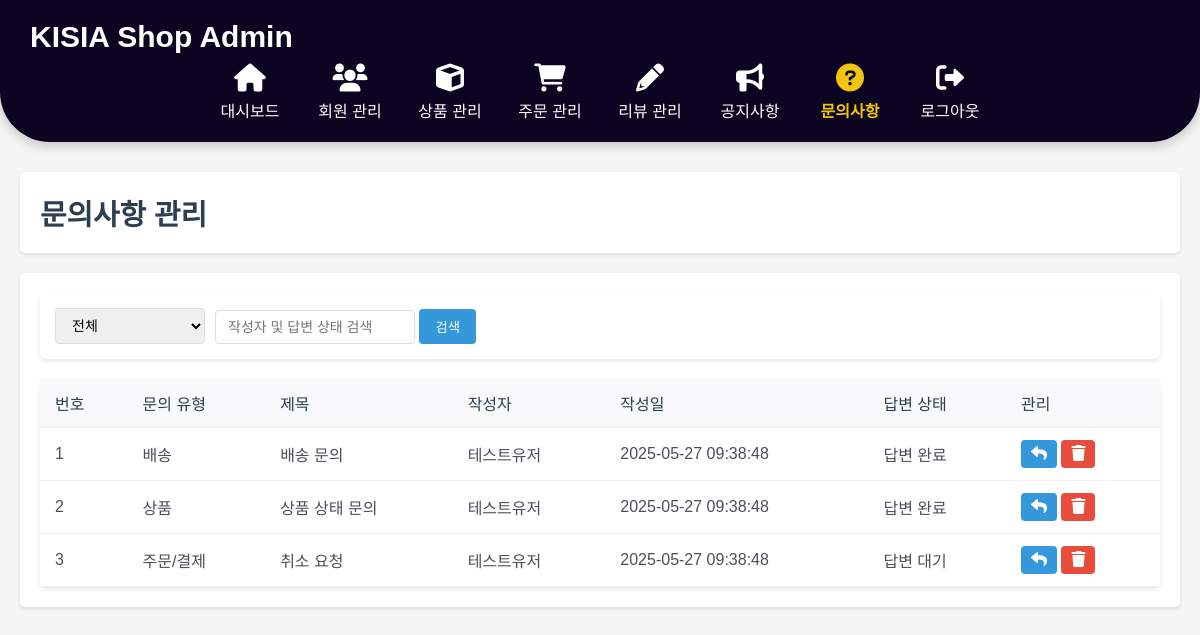
/admin/inquiries.php (signed in), run on the app's committed database.
### tables this page shows
CREATE TABLE IF NOT EXISTS inquiry (
    id INT PRIMARY KEY AUTO_INCREMENT,
    user_id INT,
    title VARCHAR(255),
    content TEXT,
    is_secret BOOLEAN,
    type VARCHAR(50) NOT NULL,
    created_at DATETIME DEFAULT CURRENT_TIMESTAMP,
    secret_password VARCHAR(255),
    inquiry_status VARCHAR(50) NOT NULL DEFAULT '답변 대기',
    answer TEXT,
    answer_at DATETIME,
    FOREIGN KEY (user_id) REFERENCES users(id) ON DELETE SET NULL
);

CREATE TABLE IF NOT EXISTS users (
    id INT AUTO_INCREMENT PRIMARY KEY,
    userId VARCHAR(50) NOT NULL UNIQUE,
    email VARCHAR(100) NOT NULL,
    password VARCHAR(255) NOT NULL,
    name VARCHAR(50) NOT NULL,
    phone VARCHAR(20),
    address VARCHAR(255),
    postcode VARCHAR(10),
    address_detail VARCHAR(255),
    point INT DEFAULT 0,
    role VARCHAR(10) NOT NULL DEFAULT 'USER',
    created_at DATETIME DEFAULT CURRENT_TIMESTAMP
);

### admin/inquiries.php (the view, shortened to what this page needs)
<?php
require_once '../mainmenu/common/db.php';
$search_query = $_GET['search_query'] ?? '';
?>
<!DOCTYPE html>
<html lang="ko">
<head>
    <link rel="stylesheet" href="css/admin.css">
    <link rel="stylesheet" href="https://cdnjs.cloudflare.com/ajax/libs/font-awesome/6.0.0/css/all.min.css">
</head>
<body>
    <div class="admin-container">
        <?php include 'topbar.php'; ?>
        <div class="main-content">
            <header class="admin-header">
                <h1>문의사항 관리</h1>
            </header>
            <div class="content-wrapper">
                <div class="filters">
                    <select id="typeFilter">
                        <option value="전체">전체</option>
                    </select>
                    <form method="GET" action="">
                        <input type="text" name="search_query" placeholder="작성자 및 답변 상태 검색" value="<?= $_GET['search_query'] ?? '' ?>">
                        <button type="submit">검색</button>
                    </form>
                </div>
                <table class="table">
                    <thead>
                        <tr>
                            <th>번호</th>
                            <th>문의 유형</th>
                            <th>제목</th>
                            <th>작성자</th>
                            <th>작성일</th>
                            <th>답변 상태</th>
                            <th>관리</th>
                        </tr>
                    </thead>
                    <tbody>
                        <?php
                            if ($search_query !== '') {
                                $sql = "SELECT i.*, u.name AS user_name
                                        FROM inquiry i
                                        JOIN users u ON i.user_id = u.id
                                        WHERE u.name LIKE ? OR inquiry_status LIKE ?
                                        ORDER BY id ASC";
                                $stmt = mysqli_prepare($conn, $sql);
                                $param = '%' . $search_query . '%';
                                mysqli_stmt_bind_param($stmt, 'ss', $param, $param);
                                mysqli_stmt_execute($stmt);
                                $result = mysqli_stmt_get_result($stmt);
                            } else {
                                $sql = "SELECT i.*, u.name AS user_name
                                        FROM inquiry i
                                        JOIN users u ON i.user_id = u.id
                                        ORDER BY i.created_at DESC";
                                $result = mysqli_query($conn, $sql);
                            }
                            if ($result && mysqli_num_rows($result) > 0) {
                                while ($inquiry = mysqli_fetch_assoc($result)) {
                                    echo "<tr onclick=\"toggleDetail(" . htmlspecialchars($inquiry['id']) . ")\" style=\"cursor: pointer;\">";
                                    echo "<td>" . htmlspecialchars($inquiry['id']) . "</td>";
                                    echo "<td>" . htmlspecialchars($inquiry['type']) . "</td>";
                                    echo "<td>" . htmlspecialchars($inquiry['title']) . "</td>";
                                    echo "<td>" . htmlspecialchars($inquiry['user_name']) . "</td>";
                                    echo "<td>" . htmlspecialchars($inquiry['created_at']) . "</td>";
                                    echo "<td>" . htmlspecialchars($inquiry['inquiry_status']) . "</td>";
                                    echo "<td>
                                            <a href='inquiries_answer.php?id=" . htmlspecialchars($inquiry['id']) . "' class='edit-btn' title='문의답변'>
                                                <i class='fa fa-reply'></i>
                                            </a>
                                            <a href='admin_delete.php?id=" . htmlspecialchars($inquiry['id']) . "&type=inquiry' class='delete-btn' title='삭제'>
                                                <i class='fas fa-trash'></i>
                                            </a>
                                          </td>";
                                    echo "</tr>";
                                }
                            } else {
                                echo "<tr><td colspan='7' class='no-data'>등록된 문의사항이 없습니다.</td></tr>";
                            }
                        ?>
                    </tbody>
                </table>
            </div>
        </div>
    </div>
</body>
</html>

### admin/css/admin.css (style rules this page uses)
* { margin: 0; padding: 0; box-sizing: border-box; }
body { font-family: 'Noto Sans KR', sans-serif; background-color: #f5f5f5; }
.main-content { margin-top: 10px; padding: 20px; }
.admin-header { background-color: white; padding: 20px; border-radius: 5px; box-shadow: 0 2px 4px rgba(0,0,0,0.1); margin-bottom: 20px; display: flex; justify-content: space-between; align-items: center; }
.admin-header h1 { font-size: 1.8rem; color: #2c3e50; }
.content-wrapper { background-color: white; padding: 20px; border-radius: 5px; box-shadow: 0 2px 4px rgba(0,0,0,0.1); }
.filters { display: flex; gap: 10px; margin-bottom: 20px; background-color: white; padding: 15px; border-radius: 5px; box-shadow: 0 2px 4px rgba(0,0,0,0.1); align-items: center; }
.filters select, .filters input { padding: 8px 12px; border: 1px solid #ddd; border-radius: 4px; font-size: 14px; outline: none; }
.filters select { width: 150px; }
.filters input[type="text"] { width: 200px; }
.filters button { padding: 8px 16px; background-color: #3498db; color: white; border: none; border-radius: 4px; cursor: pointer; transition: background-color 0.3s; text-decoration: none; display: inline-block; }
.table { width: 100%; border-collapse: collapse; margin-top: 20px; background-color: white; border-radius: 5px; overflow: hidden; box-shadow: 0 2px 4px rgba(0,0,0,0.1); }
.table th, .table td { padding: 12px 15px; text-align: left; border-bottom: 1px solid #eee; }
.table th { background-color: #f8f9fa; font-weight: 500; color: #2c3e50; }
.table td { color: #495057; }
.edit-btn, .delete-btn { padding: 5px 10px; border: none; border-radius: 4px; color: white; cursor: pointer; transition: background-color 0.3s; text-decoration: none; display: inline-block; }
.edit-btn { background-color: #3498db; }
.delete-btn { background-color: #e74c3c; }

### data on the page
inquiry: id "1", type "배송", title "배송 문의", user.name "테스트유저", created_at "2025-05-27 09:38:48", inquiry_status "답변 완료"
inquiry: id "2", type "상품", title "상품 상태 문의", user.name "테스트유저", created_at "2025-05-27 09:38:48", inquiry_status "답변 완료"
inquiry: id "3", type "주문/결제", title "취소 요청", user.name "테스트유저", created_at "2025-05-27 09:38:48", inquiry_status "답변 대기"
